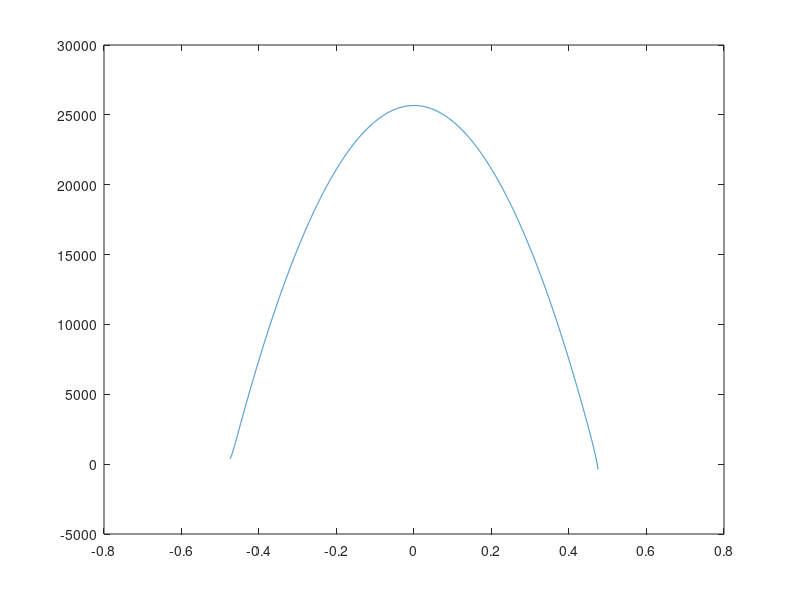
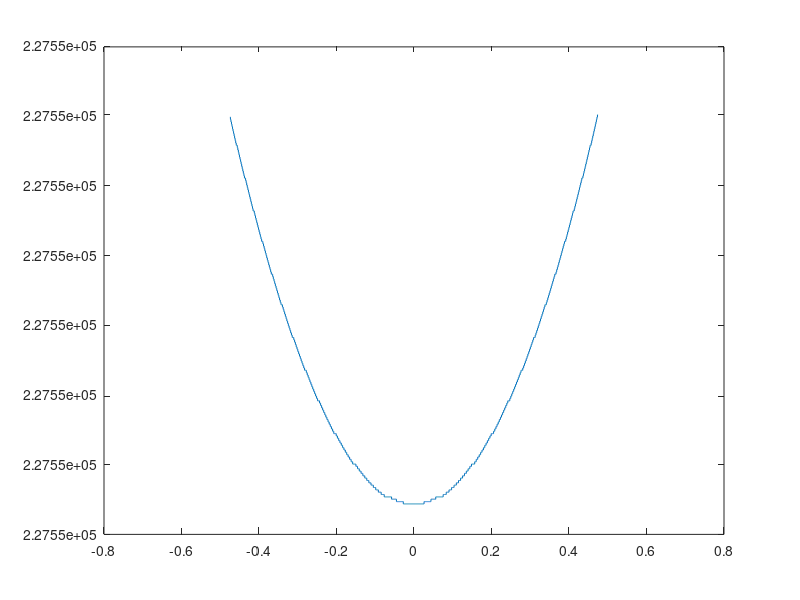
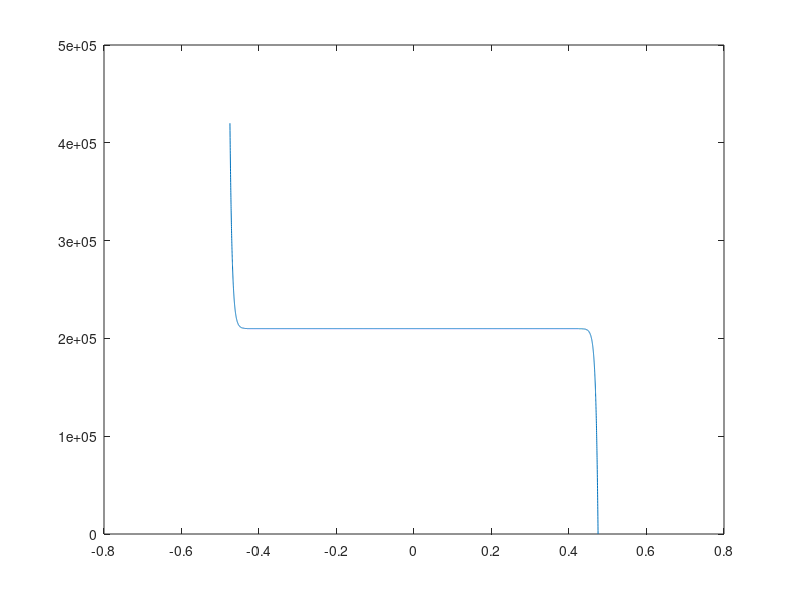

These figures' MATLAB source, in order:
clear all; close all; clc

E1 = 56106e6;
E2 = 56106e6;
t  = 3.6e-3;
Ea = 3900e6;
Gad = 1300e6;
tad = 0.2e-3;
L  = 0.95;
P  = 420e3;
M  = 10000;
Q  = 0;

k = sqrt(Gad/(E1.*t*tad));
c = (6/(E1*t^3*Ea*tad))^(1/4);

a1 = 0;
a2 = P*k/(2*sinh(k*L/2));
a3 = 0;
a4 = P/2+a1/k*cosh(k*L/2);
a5 = P/2-a1/k*cosh(k*L/2);

b1 = P*t/L*sin(c*L/2)*sinh(c*L/2)/(cos(c*L/2)*sin(c*L/2)+cosh(c*L/2)*sinh(c*L/2));
b2 = P*t/L*cos(c*L/2)*cosh(c*L/2)/(cos(c*L/2)*sin(c*L/2)+cosh(c*L/2)*sinh(c*L/2));
b3 = 0;
b4 = 0;
b5 = Q/2+(b3+b4)/(2*c)*sin(c*L/2)*sinh(c*L/2)+(b4-b3)/(2*c)*cos(c*L/2)*cosh(c*L/2);
b6 = Q/2-(b3+b4)/(2*c)*sin(c*L/2)*sinh(c*L/2)-(b4-b3)/(2*c)*cos(c*L/2)*cosh(c*L/2);

x = -L/2:0.0001:L/2;

M1 = -b2./(2.*c^2).*sin(c.*x).*sinh(c.*x)+b1./(2.*c^2).*cos(c.*x).*cosh(c.*x)-b3./(2.*c^2).*sin(c.*x).*cosh(c.*x)+b4./(2.*c^2).*cos(c.*x).*sinh(c.*x)+b5.*x-t.*a1./(2.*k).*cosh(k.*x)-t.*a2./(2.*k).*sinh(k.*x)-t.*a3./2.*x;
P1 = -a1/k*cosh(k*x)-a2/k*sinh(k*x)+a3*x+a4;

peel = P.*t/L.*(sin(c.*L/2).*sinh(c.*L/2).*sin(c.*x)/(cos(c.*L/2).*sin(c.*L/2)+cosh(c.*L/2).*sinh(c.*L/2))+cos(c.*L/2).*cosh(c.*L/2).*cosh(c.*x).*cosh(c.*x)/(cos(c.*L/2).*sin(c.*L/2)+cosh(c.*L/2).*sinh(c.*L/2)));

figure(1)
plot(x,M1)

figure(2)
plot(x,peel)

figure(3)
plot(x,P1)
